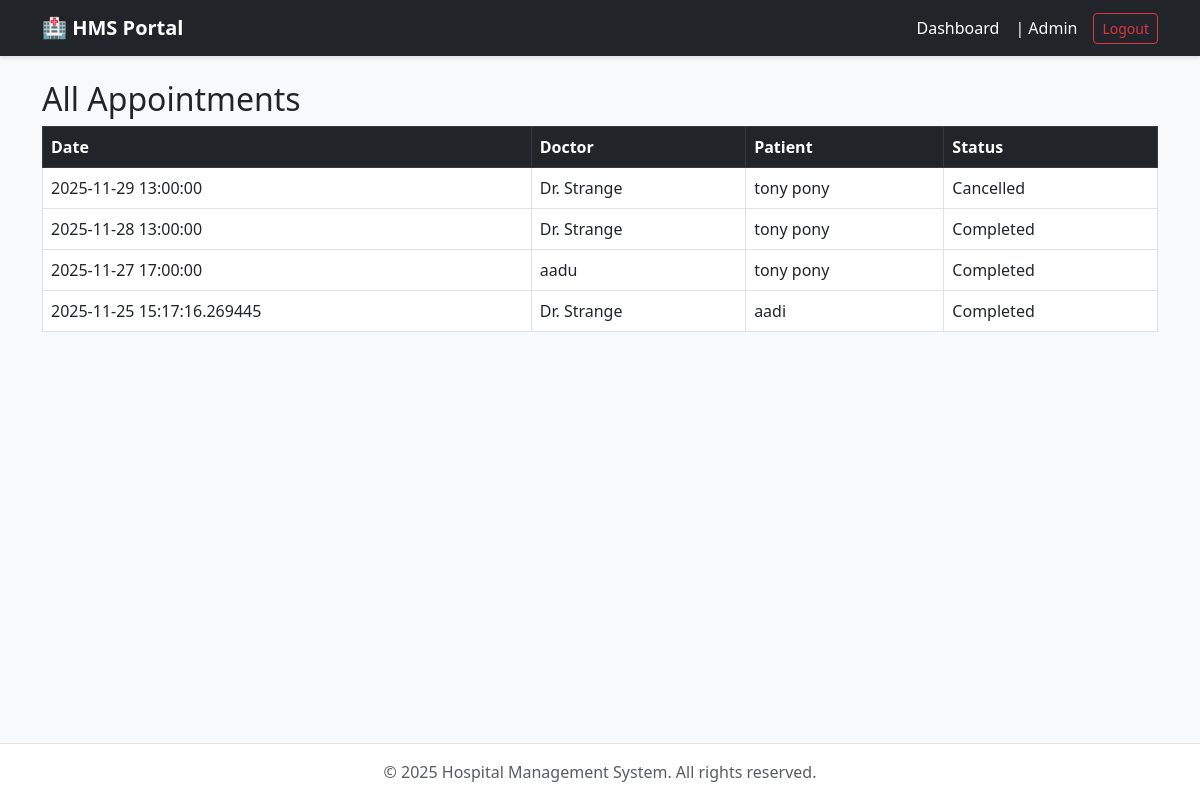
The page /admin/appointments (signed in) on the database its author committed.
### hms_app/models.py (models this page shows, shortened)
class Appointment(db.Model):
    id = db.Column(db.Integer, primary_key=True)
    patient_id = db.Column(db.Integer, db.ForeignKey('patient.id'), nullable=False)
    doctor_id = db.Column(db.Integer, db.ForeignKey('doctor.id'), nullable=False)
    appointment_time = db.Column(db.DateTime, nullable=False, default=datetime.utcnow)
    status = db.Column(db.String(20), default='Booked')
    treatment = db.relationship('Treatment', backref='appointment', uselist=False, lazy=True)

class Doctor(UserMixin, db.Model):
    id = db.Column(db.Integer, primary_key=True)
    name = db.Column(db.String(100), nullable=False)
    email = db.Column(db.String(120), unique=True, nullable=False)
    password_hash = db.Column(db.String(128))
    department_id = db.Column(db.Integer, db.ForeignKey('department.id'), nullable=False)
    appointments = db.relationship('Appointment', backref='doctor', lazy=True)

class Patient(UserMixin, db.Model):
    id = db.Column(db.Integer, primary_key=True)
    name = db.Column(db.String(100), nullable=False)
    email = db.Column(db.String(120), unique=True, nullable=False)
    password_hash = db.Column(db.String(128))
    appointments = db.relationship('Appointment', backref='patient', lazy=True)

### hms_app/admin/routes.py (the view)
@admin.route('/appointments')
@login_required
@admin_required
def manage_appointments():
    appointments = Appointment.query.order_by(Appointment.appointment_time.desc()).all()
    return render_template('admin/manage_appointments.html', appointments=appointments)

### hms_app/models.py (called while the page is built)
@login_manager.user_loader
def load_user(user_id):
    role = session.get('role')
    if role == 'admin': return Admin.query.get(int(user_id))
    elif role == 'doctor': return Doctor.query.get(int(user_id))
    elif role == 'patient': return Patient.query.get(int(user_id))
    admin = Admin.query.get(int(user_id))
    if admin: return admin
    doctor = Doctor.query.get(int(user_id))
    if doctor: return doctor
    return Patient.query.get(int(user_id))

    @property
    def role(self): return "admin"

### hms_app/templates/admin/manage_appointments.html
{% extends "base.html" %}
{% block content %}
<h2>All Appointments</h2>
<table class="table table-bordered">
    <thead class="table-dark">
        <tr><th>Date</th><th>Doctor</th><th>Patient</th><th>Status</th></tr>
    </thead>
    <tbody>
        {% for app in appointments %}
        <tr>
            <td>{{ app.appointment_time }}</td>
            <td>{{ app.doctor.name }}</td>
            <td>{{ app.patient.name }}</td>
            <td>{{ app.status }}</td>
        </tr>
        {% else %}
        <tr><td colspan="4">No appointments found.</td></tr>
        {% endfor %}
    </tbody>
</table>
{% endblock %}

### hms_app/static/css/style.css (style rules this page uses)
html, body { height: 100%; }
body { display: flex; flex-direction: column; background-color: #f8f9fa; }

### rows shown on the page
Appointment: appointment_time "2025-11-29 13:00:00", doctor.name "Dr. Strange", patient.name "tony pony", status "Cancelled"
Appointment: appointment_time "2025-11-28 13:00:00", doctor.name "Dr. Strange", patient.name "tony pony", status "Completed"
Appointment: appointment_time "2025-11-27 17:00:00", doctor.name "aadu", patient.name "tony pony", status "Completed"
Appointment: appointment_time "2025-11-25 15:17:16.269445", doctor.name "Dr. Strange", patient.name "aadi", status "Completed"

### other values the page prints
{{ current_user.role|capitalize }} "Admin"
